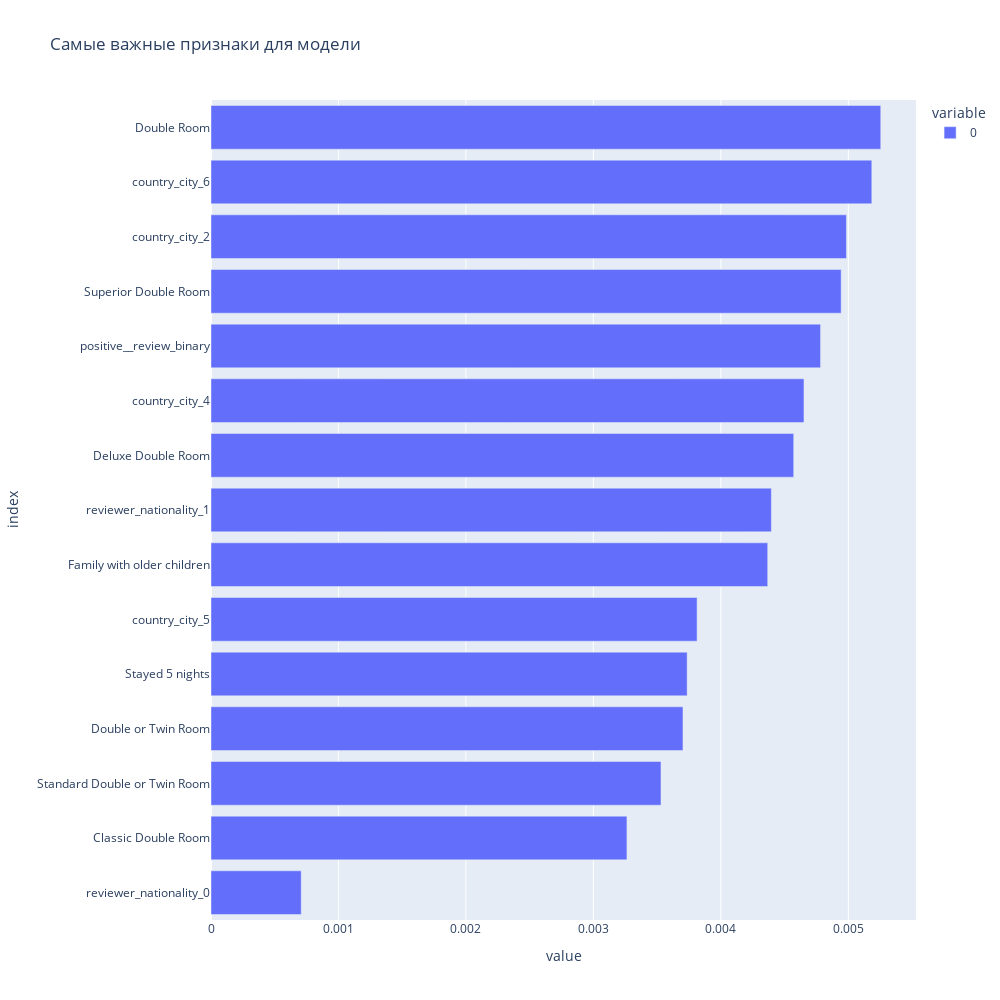

Notebook code cell kept with this figure:
### Code cell
import plotly.express as px
feat_importances = pd.Series(regr.feature_importances_, index=X.columns)
fig= px.bar(feat_importances.sort_values()[:15],
           orientation ='h',
            width = 1000,
               height  = 1000,
               title = 'Самые важные признаки для модели'
           )
fig.show()

### Figure 1 — Plotly figure (JSON) as saved in the notebook; plotly's stock layout.template omitted (floating-point values rounded to 4 significant figures)
{"data": [{"alignmentgroup": "True", "hovertemplate": "variable=0<br>value=%{x}<br>index=%{y}<extra></extra>", "legendgroup": "0", "marker": {"color": "#636efa", "pattern": {"shape": ""}}, "name": "0", "offsetgroup": "0", "orientation": "h", "showlegend": true, "textposition": "auto", "type": "bar", "x": [0.0007078, 0.003263, 0.00353, 0.003703, 0.003736, 0.003814, 0.004368, 0.004396, 0.004572, 0.004652, 0.004782, 0.004944, 0.004985, 0.005184, 0.005254], "xaxis": "x", "y": ["reviewer_nationality_0", "Classic Double Room", "Standard Double or Twin Room", "Double or Twin Room", "Stayed 5 nights", "country_city_5", "Family with older children", "reviewer_nationality_1", "Deluxe Double Room", "country_city_4", "positive__review_binary", "Superior Double Room", "country_city_2", "country_city_6", "Double Room"], "yaxis": "y"}], "layout": {"barmode": "relative", "height": 1000, "legend": {"title": {"text": "variable"}, "tracegroupgap": 0}, "title": {"text": "Самые важные признаки для модели"}, "width": 1000, "xaxis": {"anchor": "y", "domain": [0, 1], "title": {"text": "value"}}, "yaxis": {"anchor": "x", "domain": [0, 1], "title": {"text": "index"}}}}
